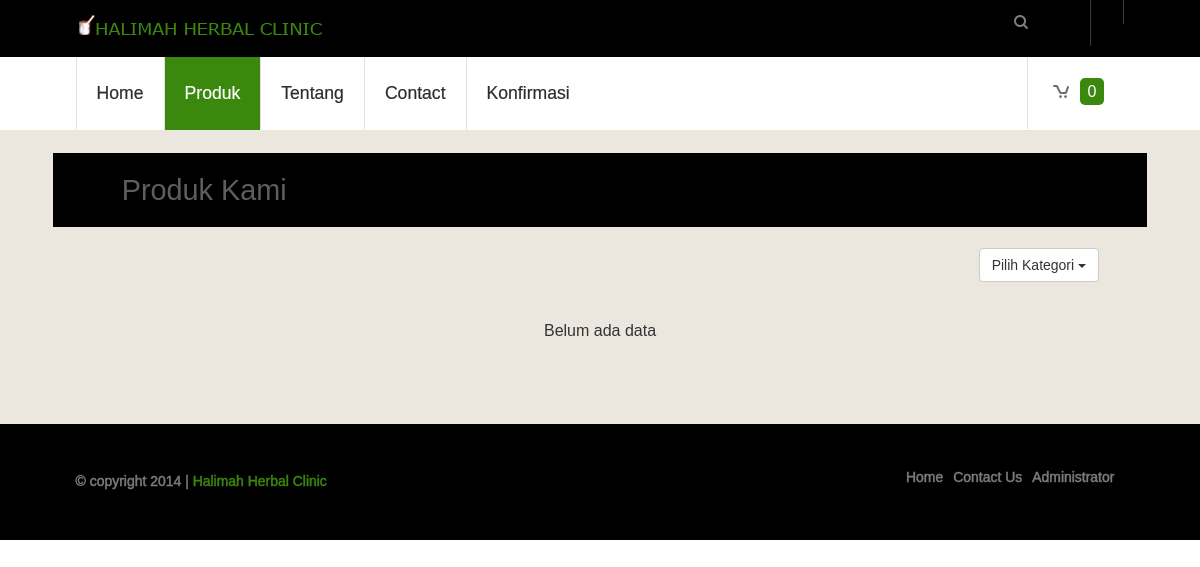
/index.php?module=produk, run on an earlier commit of the app's database.
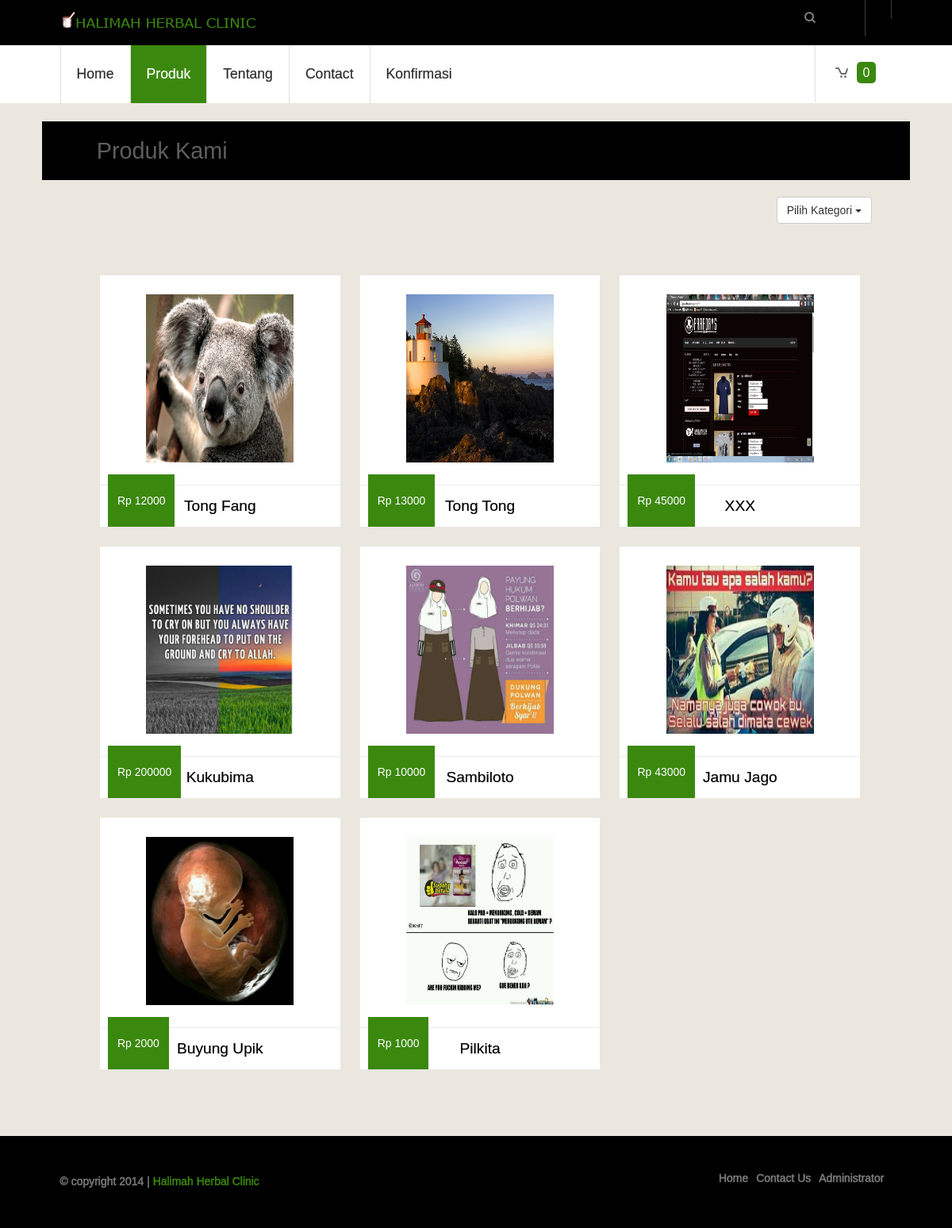
And on a later commit of the database.
### tables this page shows
CREATE TABLE IF NOT EXISTS `produk` (
`id` int(11) NOT NULL,
  `category` varchar(255) NOT NULL,
  `name` varchar(255) NOT NULL,
  `price` varchar(255) NOT NULL,
  `description` text NOT NULL,
  `stok` int(20) NOT NULL,
  `created_time` datetime NOT NULL,
  `image` varchar(255) NOT NULL
);

### module/products.php (the view, shortened to what this page needs)
<?php
$kategori = $_GET['kategori'];
$query = "SELECT * FROM produk WHERE stok !=0";
$result = mysql_query($query);
while ($data = mysql_fetch_assoc($result)) {
	$datas[] = $data;
}
?>
<div class="top_bg">
	<div class="wrap">
		<div class="main_top">
		<?php if ($kategori): ?>
			<h2 class="style"><?php echo $kategori ?></h2>
		<?php else: ?>
			<h2 class="style">produk kami</h2>
		<?php endif ?>
		</div>
	</div>
</div>
<div class="main_bg">
	<div class="wrap">
		<div class="main">
			<div align="right">
				<div class="btn-group">
					<button type="button" class="btn btn-default btn-large dropdown-toggle" data-toggle="dropdown">
						<strong>Pilih Kategori</strong>
						<span class="caret"></span>
					</button>
				</div>
			</div>
			<div class="grids_of_3">
				<?php if (empty($datas)): ?>
					<?php echo "Belum ada data" ?>
				<?php else: ?>
					<?php foreach ($datas as $key => $p): ?>
					<div class="grid1_of_3">
						<a href="index.php?module=detailsProduk&id=<?php echo $p['id'] ?>">
							<img height="260" width="186" src="layout/images/produk/<?php echo $p['image'] ?>" alt="">
							<h3><?php echo $p['name'] ?></h3>
							<span class="price">Rp <?php echo $p['price'] ?></span>
						</a>
					</div>
					<?php endforeach ?>
				<?php endif ?>
			</div>
		</div>
	</div>
</div>

### index.php (shortened to what this page needs)
<?php
$user   = array();
$module = array();
if (!empty($_GET)) {
	$module = $_GET['module'];
}
?>
<!DOCTYPE html>
<html lang="en">
<head>
	<link href="layout/css/google.css" rel="stylesheet" type="text/css" media="all" />
	<link href="layout/css/menu.css" type="text/css" rel="stylesheet" />
	<link href="layout/css/slider.css" rel="stylesheet" type="text/css" media="all" />
	<link href="layout/css/font-awesome/font-awesome.min.css" rel="stylesheet" type="text/css" media="all" />
	<link href="layout/css/bootstrap/css/bootstrap.min.css" rel="stylesheet" type="text/css" media="all" />
	<link href="layout/css/style.css" rel="stylesheet" type="text/css" media="all" />
    <link href="layout/css/dataTables.css" rel="stylesheet">
</head>
<body>
<div class="top_bg">
	<div class="wrap">
		<div class="header">
			<div class="logo">
				<?php if ($user == "admin"): ?>
				<a href="index.php?module=dashboard"><img src="layout/images/logo_hhc.png" alt=""/></a>
				<?php else: ?>
				<a href="index.php?module=home"><img src="layout/images/logo_hhc.png" alt=""/></a>
				<?php endif ?>
			</div>
			 <div class="log_reg">
			</div>
			<div class="web_search">
			 	<form method="GET">
					<input name="q" type="text" value="" onfocus="this.value = '';" onblur="if (this.value == '') {this.value = '';}">
					<input type="submit" value=" " />
				</form>
		    </div>
		</div>
	</div>
</div>
<div class="wrap">
	<div class="header_btm">
		<?php if ($user != 'admin'): ?>
			<div class="menu">
				<ul>
					<li <?php if ($module=='home'){echo "class='active'";} ?>>
						<a href="index.php?module=home">Home</a>
					</li>
					<li <?php if ($module=='produk'){echo "class='active'";} ?>>
						<a href="index.php?module=produk">produk</a>
					</li>
					<li <?php if ($module=='tentang'){echo "class='active'";} ?>>
						<a href="index.php?module=tentang">tentang</a>
					</li>
					<li <?php if ($module=='contact_us'){echo "class='active'";} ?>>
						<a href="index.php?module=contact_us">Contact</a>
					</li>
					<li <?php if ($module=='conf'){echo "class='active'";} ?>>
						<a href="index.php?module=conf">Konfirmasi</a>
					</li>
				</ul>
			</div>
			<div class="header_right">
				<ul>
					<li><a href="index.php?module=cart"><?php include "cart_count.php" ?></a></li>
				</ul>
			</div>
		<?php endif ?>
	</div>
</div>
<div class="main_bg">
	<div class="wrap">
		<div class="main">
			<?php include 'page.php';?>
		</div>
	</div>
</div>
<div class="footer_bg">
	<div class="wrap">
		<div class="footer">
			<div class="f_nav1">
				<ul>
					<li><a href="index.php?module=home">home</a></li>
					<li><a href="index.php?module=contact_us">Contact us</a></li>
					<?php if (empty($user) && $user!='admin'): ?>
						<li><a href="index.php?module=login_admin">Administrator</a></li>
					<?php endif ?>
				</ul>
				</div>
			<div class="copy">
				<p class="link"><span>© copyright 2014&nbsp;| <a href="index.php">Halimah Herbal Clinic</a></span></p>
			</div>
		</div>
	</div>
</div>
</body>
</html>

### cart_count.php (shortened to what this page needs)
<?php
$sid = session_id();
$query = "SELECT * FROM keranjang WHERE id_session LIKE '$sid'";
$sql = mysql_query($query);
$row = mysql_num_rows($sql);
echo "<i class='cart'></i><span>$row</span>";
?>

### page.php (shortened to what this page needs)
<?php
$modul = $_GET['module'];
switch($modul)
{
	case 'produk'                     : include 'module/products.php'; break;
}

### layout/css/slider.css (style rules this page uses)
.btn { background: #57C5A0; color: #ffffff; padding: 25px 12px 10px; display: inline-block; line-height: 1.8em; }
@media only screen and (max-width: 1366px) { .wrap { width:95%; } }
@media only screen and (max-width: 1280px) { .wrap { width:95%; } }

### index.php (style rules this page uses)
ul, ol { margin-top: 0; margin-bottom: 0; }

What changed in the data, as far as the page shows it:
now on this page (row edited): produk: image (picture), name "Tong Fang", price "12000"
now on this page (row edited): produk: image (picture), name "Tong Tong", price "13000"
added produk: image (picture), name "XXX", price "45000"
added produk: image (picture), name "Kukubima", price "200000"
added produk: image (picture), name "Sambiloto", price "10000"
added produk: image (picture), name "Jamu Jago", price "43000"
added produk: image (picture), name "Buyung Upik", price "2000"
added produk: image (picture), name "Pilkita", price "1000"
Also different on the page:
text no longer shown: "Belum ada data"
